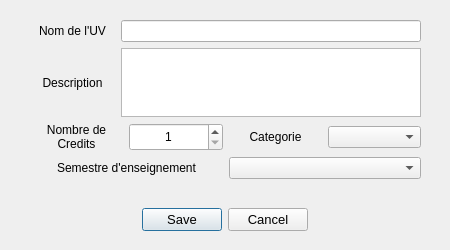
<?xml version="1.0" encoding="UTF-8"?>
<ui version="4.0">
 <class>dialogAjouterUV</class>
 <widget class="QDialog" name="dialogAjouterUV">
  <property name="geometry">
   <rect>
    <x>0</x>
    <y>0</y>
    <width>450</width>
    <height>250</height>
   </rect>
  </property>
  <property name="maximumSize">
   <size>
    <width>500</width>
    <height>500</height>
   </size>
  </property>
  <property name="windowTitle">
   <string>Dialog</string>
  </property>
  <widget class="QDialogButtonBox" name="buttonBox">
   <property name="geometry">
    <rect>
     <x>100</x>
     <y>200</y>
     <width>250</width>
     <height>40</height>
    </rect>
   </property>
   <property name="maximumSize">
    <size>
     <width>250</width>
     <height>50</height>
    </size>
   </property>
   <property name="font">
    <font>
     <pointsize>10</pointsize>
    </font>
   </property>
   <property name="orientation">
    <enum>Qt::Horizontal</enum>
   </property>
   <property name="standardButtons">
    <set>QDialogButtonBox::Cancel|QDialogButtonBox::Save</set>
   </property>
   <property name="centerButtons">
    <bool>true</bool>
   </property>
  </widget>
  <widget class="QWidget" name="verticalLayoutWidget">
   <property name="geometry">
    <rect>
     <x>30</x>
     <y>20</y>
     <width>391</width>
     <height>159</height>
    </rect>
   </property>
   <layout class="QVBoxLayout" name="verticalLayout">
    <item>
     <layout class="QHBoxLayout" name="horizontalLayout_3">
      <item>
       <widget class="QLabel" name="label">
        <property name="maximumSize">
         <size>
          <width>100</width>
          <height>16777215</height>
         </size>
        </property>
        <property name="text">
         <string>Nom de l'UV</string>
        </property>
        <property name="alignment">
         <set>Qt::AlignCenter</set>
        </property>
       </widget>
      </item>
      <item>
       <widget class="QLineEdit" name="lineEditNom">
        <property name="maximumSize">
         <size>
          <width>300</width>
          <height>100</height>
         </size>
        </property>
       </widget>
      </item>
     </layout>
    </item>
    <item>
     <layout class="QHBoxLayout" name="horizontalLayout_2">
      <item>
       <widget class="QLabel" name="label_3">
        <property name="maximumSize">
         <size>
          <width>100</width>
          <height>16777215</height>
         </size>
        </property>
        <property name="text">
         <string>Description</string>
        </property>
        <property name="alignment">
         <set>Qt::AlignCenter</set>
        </property>
       </widget>
      </item>
      <item>
       <widget class="QTextEdit" name="textEditDescription">
        <property name="maximumSize">
         <size>
          <width>300</width>
          <height>100</height>
         </size>
        </property>
        <property name="acceptRichText">
         <bool>false</bool>
        </property>
       </widget>
      </item>
     </layout>
    </item>
    <item>
     <layout class="QHBoxLayout" name="horizontalLayout">
      <item>
       <widget class="QLabel" name="label_2">
        <property name="maximumSize">
         <size>
          <width>100</width>
          <height>16777215</height>
         </size>
        </property>
        <property name="text">
         <string>Nombre de Credits</string>
        </property>
        <property name="alignment">
         <set>Qt::AlignCenter</set>
        </property>
        <property name="wordWrap">
         <bool>true</bool>
        </property>
       </widget>
      </item>
      <item>
       <widget class="QSpinBox" name="choixCredit">
        <property name="maximumSize">
         <size>
          <width>100</width>
          <height>30</height>
         </size>
        </property>
        <property name="alignment">
         <set>Qt::AlignCenter</set>
        </property>
        <property name="minimum">
         <number>1</number>
        </property>
        <property name="maximum">
         <number>30</number>
        </property>
       </widget>
      </item>
      <item>
       <widget class="QLabel" name="label_4">
        <property name="maximumSize">
         <size>
          <width>100</width>
          <height>16777215</height>
         </size>
        </property>
        <property name="text">
         <string>Categorie</string>
        </property>
        <property name="alignment">
         <set>Qt::AlignCenter</set>
        </property>
       </widget>
      </item>
      <item>
       <widget class="QComboBox" name="comboBoxCat">
        <property name="maximumSize">
         <size>
          <width>100</width>
          <height>16777215</height>
         </size>
        </property>
       </widget>
      </item>
     </layout>
    </item>
    <item>
     <layout class="QHBoxLayout" name="horizontalLayout_4">
      <item>
       <widget class="QLabel" name="label_5">
        <property name="text">
         <string>Semestre d'enseignement</string>
        </property>
        <property name="alignment">
         <set>Qt::AlignCenter</set>
        </property>
        <property name="wordWrap">
         <bool>true</bool>
        </property>
       </widget>
      </item>
      <item>
       <widget class="QComboBox" name="comboBoxSemestre"/>
      </item>
     </layout>
    </item>
   </layout>
  </widget>
 </widget>
 <resources/>
 <connections>
  <connection>
   <sender>buttonBox</sender>
   <signal>accepted()</signal>
   <receiver>dialogAjouterUV</receiver>
   <slot>accept()</slot>
   <hints>
    <hint type="sourcelabel">
     <x>248</x>
     <y>254</y>
    </hint>
    <hint type="destinationlabel">
     <x>157</x>
     <y>274</y>
    </hint>
   </hints>
  </connection>
  <connection>
   <sender>buttonBox</sender>
   <signal>rejected()</signal>
   <receiver>dialogAjouterUV</receiver>
   <slot>reject()</slot>
   <hints>
    <hint type="sourcelabel">
     <x>316</x>
     <y>260</y>
    </hint>
    <hint type="destinationlabel">
     <x>286</x>
     <y>274</y>
    </hint>
   </hints>
  </connection>
 </connections>
</ui>
